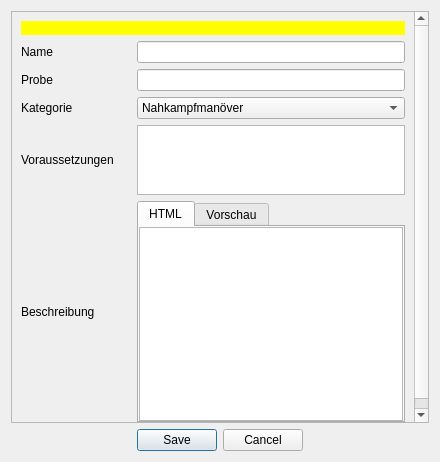
<?xml version="1.0" encoding="UTF-8"?>
<ui version="4.0">
 <class>dialog</class>
 <widget class="QDialog" name="dialog">
  <property name="windowModality">
   <enum>Qt::ApplicationModal</enum>
  </property>
  <property name="geometry">
   <rect>
    <x>0</x>
    <y>0</y>
    <width>440</width>
    <height>462</height>
   </rect>
  </property>
  <property name="windowTitle">
   <string>Sephrasto - Regel bearbeiten...</string>
  </property>
  <layout class="QGridLayout" name="gridLayout_2">
   <item row="1" column="0">
    <widget class="QDialogButtonBox" name="buttonBox">
     <property name="orientation">
      <enum>Qt::Horizontal</enum>
     </property>
     <property name="standardButtons">
      <set>QDialogButtonBox::Cancel|QDialogButtonBox::Save</set>
     </property>
     <property name="centerButtons">
      <bool>true</bool>
     </property>
    </widget>
   </item>
   <item row="0" column="0">
    <widget class="QScrollArea" name="scrollArea">
     <property name="widgetResizable">
      <bool>true</bool>
     </property>
     <widget class="QWidget" name="scrollAreaWidgetContents">
      <property name="geometry">
       <rect>
        <x>0</x>
        <y>0</y>
        <width>420</width>
        <height>413</height>
       </rect>
      </property>
      <layout class="QGridLayout" name="gridLayout">
       <item row="5" column="1">
        <widget class="QLabel" name="label_4">
         <property name="minimumSize">
          <size>
           <width>110</width>
           <height>0</height>
          </size>
         </property>
         <property name="text">
          <string>Voraussetzungen</string>
         </property>
        </widget>
       </item>
       <item row="5" column="2">
        <widget class="QPlainTextEdit" name="teVoraussetzungen">
         <property name="maximumSize">
          <size>
           <width>16777215</width>
           <height>250</height>
          </size>
         </property>
         <property name="toolTip">
          <string>&lt;html&gt;&lt;head/&gt;&lt;body&gt;&lt;p&gt;Siehe &quot;Datenbank Editor -&gt; Einstellungsmöglichkeiten -&gt; Voraussetzungen&quot; in der Sephrasto-Hilfe für eine Anleitung.&lt;/p&gt;&lt;/body&gt;&lt;/html&gt;</string>
         </property>
        </widget>
       </item>
       <item row="4" column="1">
        <widget class="QLabel" name="label_6">
         <property name="text">
          <string>Kategorie</string>
         </property>
        </widget>
       </item>
       <item row="4" column="2">
        <widget class="QComboBox" name="comboTyp">
         <item>
          <property name="text">
           <string>Nahkampfmanöver</string>
          </property>
         </item>
         <item>
          <property name="text">
           <string>Fernkampfmanöver</string>
          </property>
         </item>
         <item>
          <property name="text">
           <string>Magische Modifikation</string>
          </property>
         </item>
         <item>
          <property name="text">
           <string>Karmale Modifikation</string>
          </property>
         </item>
         <item>
          <property name="text">
           <string>Weitere Magieregeln</string>
          </property>
         </item>
         <item>
          <property name="text">
           <string>Aktion</string>
          </property>
         </item>
         <item>
          <property name="text">
           <string>Dämonische Modifikation</string>
          </property>
         </item>
         <item>
          <property name="text">
           <string>Weitere Karmaregeln</string>
          </property>
         </item>
         <item>
          <property name="text">
           <string>Weitere Kampfregeln</string>
          </property>
         </item>
         <item>
          <property name="text">
           <string>Profane Regeln</string>
          </property>
         </item>
        </widget>
       </item>
       <item row="6" column="1">
        <widget class="QLabel" name="label_5">
         <property name="text">
          <string>Beschreibung</string>
         </property>
        </widget>
       </item>
       <item row="2" column="1">
        <widget class="QLabel" name="label">
         <property name="text">
          <string>Name</string>
         </property>
        </widget>
       </item>
       <item row="3" column="2">
        <widget class="QLineEdit" name="leProbe"/>
       </item>
       <item row="3" column="1">
        <widget class="QLabel" name="label_2">
         <property name="text">
          <string>Probe</string>
         </property>
        </widget>
       </item>
       <item row="2" column="2">
        <widget class="QLineEdit" name="leName"/>
       </item>
       <item row="6" column="2">
        <widget class="QTabWidget" name="tabWidget">
         <property name="currentIndex">
          <number>0</number>
         </property>
         <widget class="QWidget" name="tab">
          <attribute name="title">
           <string>HTML</string>
          </attribute>
          <layout class="QVBoxLayout" name="verticalLayout">
           <property name="spacing">
            <number>0</number>
           </property>
           <property name="leftMargin">
            <number>0</number>
           </property>
           <property name="topMargin">
            <number>0</number>
           </property>
           <property name="rightMargin">
            <number>0</number>
           </property>
           <property name="bottomMargin">
            <number>0</number>
           </property>
           <item>
            <widget class="QPlainTextEdit" name="teBeschreibung">
             <property name="sizePolicy">
              <sizepolicy hsizetype="Expanding" vsizetype="MinimumExpanding">
               <horstretch>0</horstretch>
               <verstretch>0</verstretch>
              </sizepolicy>
             </property>
            </widget>
           </item>
          </layout>
         </widget>
         <widget class="QWidget" name="tab_2">
          <attribute name="title">
           <string>Vorschau</string>
          </attribute>
          <layout class="QVBoxLayout" name="verticalLayout_2">
           <property name="leftMargin">
            <number>0</number>
           </property>
           <property name="topMargin">
            <number>0</number>
           </property>
           <property name="rightMargin">
            <number>0</number>
           </property>
           <property name="bottomMargin">
            <number>0</number>
           </property>
           <item>
            <widget class="QTextBrowser" name="tbBeschreibung"/>
           </item>
          </layout>
         </widget>
        </widget>
       </item>
       <item row="1" column="1" colspan="2">
        <widget class="QLabel" name="warning">
         <property name="visible">
          <bool>true</bool>
         </property>
         <property name="styleSheet">
          <string notr="true">background-color: rgb(255, 255, 0); color: black;</string>
         </property>
         <property name="text">
          <string/>
         </property>
         <property name="wordWrap">
          <bool>true</bool>
         </property>
        </widget>
       </item>
      </layout>
     </widget>
    </widget>
   </item>
  </layout>
 </widget>
 <tabstops>
  <tabstop>leName</tabstop>
  <tabstop>leProbe</tabstop>
  <tabstop>comboTyp</tabstop>
  <tabstop>teVoraussetzungen</tabstop>
 </tabstops>
 <resources/>
 <connections>
  <connection>
   <sender>buttonBox</sender>
   <signal>accepted()</signal>
   <receiver>dialog</receiver>
   <slot>accept()</slot>
   <hints>
    <hint type="sourcelabel">
     <x>248</x>
     <y>254</y>
    </hint>
    <hint type="destinationlabel">
     <x>157</x>
     <y>274</y>
    </hint>
   </hints>
  </connection>
  <connection>
   <sender>buttonBox</sender>
   <signal>rejected()</signal>
   <receiver>dialog</receiver>
   <slot>reject()</slot>
   <hints>
    <hint type="sourcelabel">
     <x>316</x>
     <y>260</y>
    </hint>
    <hint type="destinationlabel">
     <x>286</x>
     <y>274</y>
    </hint>
   </hints>
  </connection>
 </connections>
</ui>
